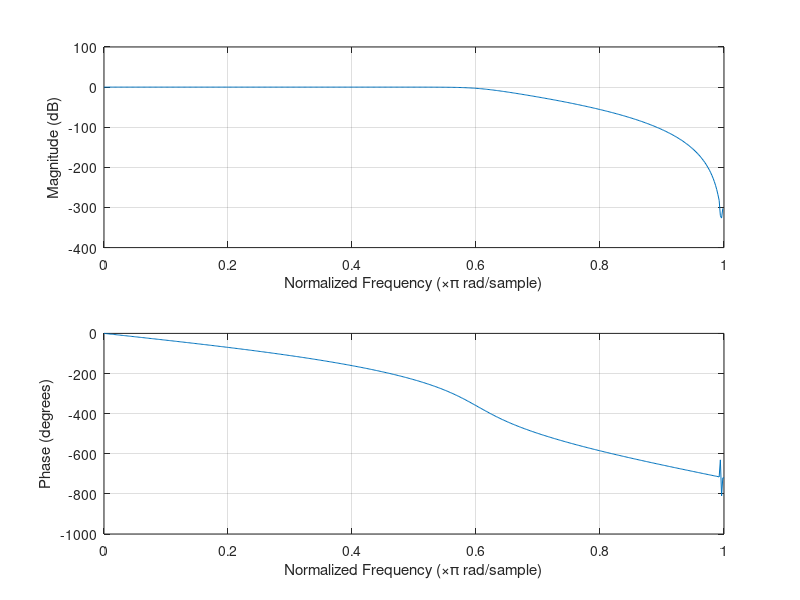
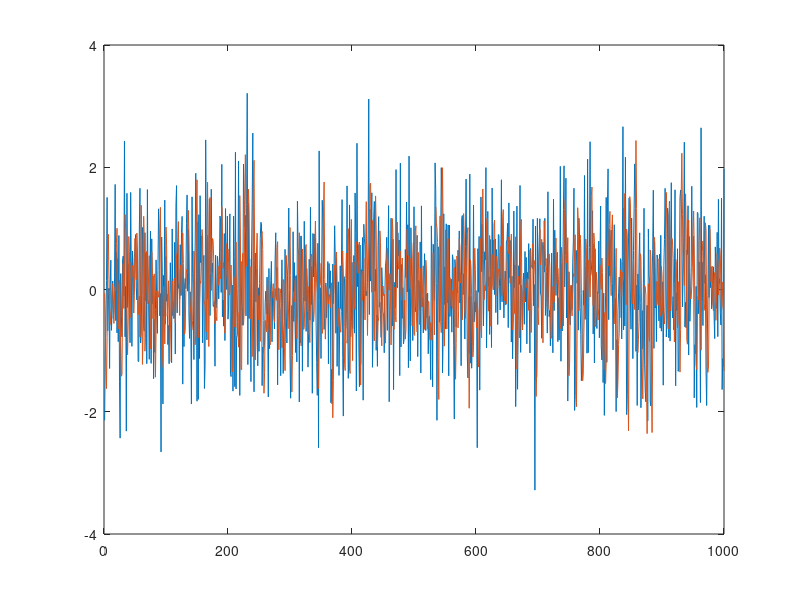

These charts were generated, in order, by the following MATLAB code:
%%%%%%%%%%%%%%%%%%%%%%%%%%%%%%%%%%%%%%%%%%%%%%%%%%%%%%%%%%%%%
%% Butterworth Filter                03-06-2015 @@@MDB
%%%%%%%%%%%%%%%%%%%%%%%%%%%%%%%%%%%%%%%%%%%%%%%%%%%%%%%%%%%%%

[b,a] = butter(8,0.6);
freqz(b,a)
dataIn = randn(1000,1);
dataOut = filter(b,a,dataIn);

f2=figure(2);
plot(dataIn); hold all;
plot(dataOut); hold off;
